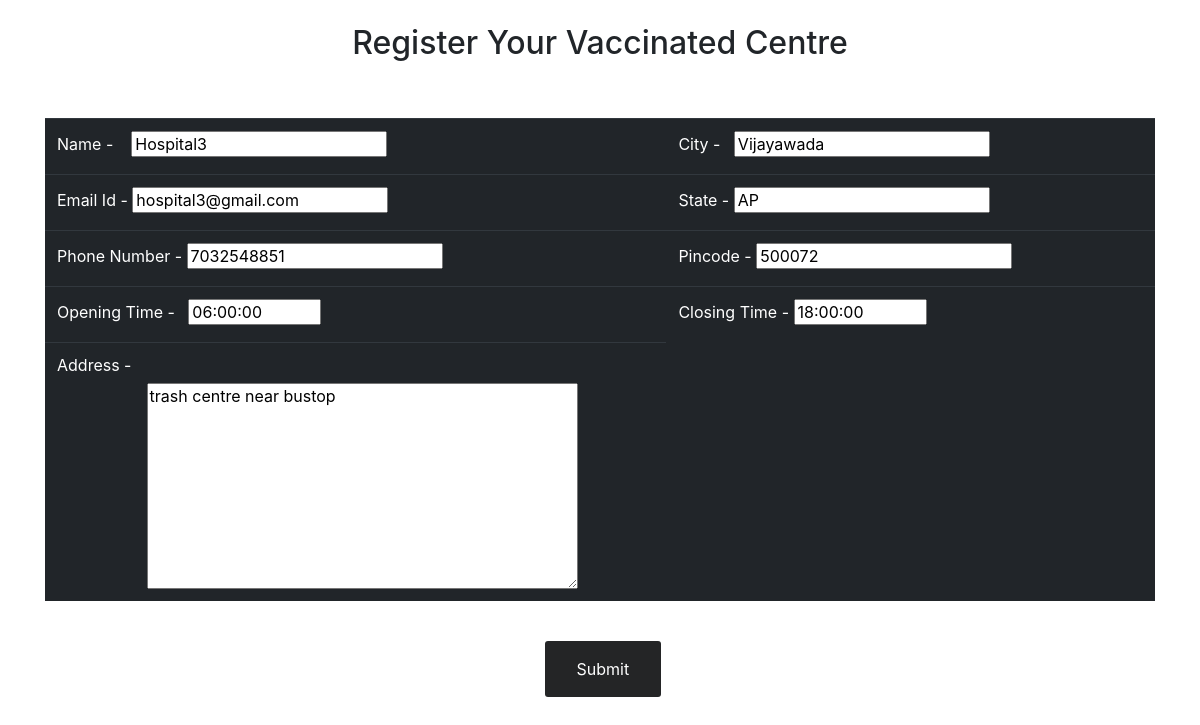
Page /vc/register/7/ on the committed database.
### C19V/models.py (models this page shows, shortened)
class TestCentre(models.Model):
    user = models.OneToOneField(User,on_delete=CASCADE)
    name = models.CharField(max_length=50,null=True)
    email = models.EmailField(max_length=25,null=True)
    phone_no =models.CharField(max_length=10,null=True)
    address = models.TextField(max_length=128,null=True)
    city = models.CharField(max_length=50,null=True)
    state = models.CharField(max_length=50,null=True)
    pincode = models.CharField(max_length=6,null=True)
    active_time_from = models.TimeField(null=True) #From
    active_time_to = models.TimeField(null=True)   #To

### C19V/views.py (the view)
# urls.py: path('vc/register/<str:user>/',views.registerCentre,name='create_centre'),                  # to add details of vaccination centre
def registerCentre(request,user):
    user1 = User.objects.get(id=user)
    centre = models.TestCentre.objects.get(user=user1)
    form = forms.TestCentreForm(instance=centre)
    if request.method == 'POST':
        form = forms.TestCentreForm(request.POST,instance=centre)
        if form.is_valid():
            form.save()
            return redirect('loginvc')
    dic = {'form':form}
    return render(request,'registercentre.html',dic)

### C19V/forms.py
class TestCentreForm(ModelForm):
    class Meta:
        model = models.TestCentre
        fields='__all__'
        labels={
            'phone_no':('Phone Number'),
            'email':('Email ID'),
            'active_time_from':('Active From'),
            'active_time_to':('Active Till')
        }
        widgets={
            'active_time_from': widgets.AdminTimeWidget(),
            'active_time_to': widgets.AdminTimeWidget(),
        }

### C19V/templates/registercentre.html (shortened to what this page needs)
{% load static %}
<link rel="stylesheet-+69" href='{% static "css/registercentre.css" %}'>
<link rel="stylesheet" href="https://maxcdn.bootstrapcdn.com/bootstrap/4.0.0/css/bootstrap.min.css"
>
{% if update %}
    <br><h2 style="text-align:center;">Edit Profile Details</h2><br><br>
{% else %}
    <br><h2 style="text-align:center;">Register Your Vaccinated Centre</h2><br><br>
{% endif %}
<div class="container">
    <form action="" method="POST">
    <table class="table table-dark table-hover">
        <tbody>
            <tr>
                <td><label for="name">Name - &nbsp&nbsp</label>
                {{ form.name }}</td>
                <td><label for="city">City - &nbsp</label>
                    {{ form.city }}</td>
            </tr>
            <tr>
                <td><label for="email">Email Id - </label>
                {{ form.email }}</td>
                <td><label for="state">State - </label>
                    {{ form.state }}</td>
            </tr>
            <tr>
                <td><label for="phone_no">Phone Number - </label>
                {{ form.phone_no }}</td>
                <td><label for="pincode">Pincode - </label>
                    {{ form.pincode }}</td>
            </tr>
            <tr>
                <td>
                    <label for="active_time_from">Opening Time - &nbsp</label>
                    {{ form.active_time_from }}
                </td>
                <td>
                    <label for="active_time_to">Closing Time - </label>
                    {{ form.active_time_to }}
                </td>
            </tr>
            <tr>
                <td><label for="address">Address - &nbsp</label><div style="width:50%;margin-left: 15%;">{{ form.address }}</div></td>
            </tr>
        </tbody>
    </table><br>
    <input style=" background-color: #242526;
      border: none;
      color: white;
      padding: 16px 32px;
      text-decoration: none;
      margin-left: 45%;
      cursor: pointer;border-radius:3px;"type='submit' name='Submit'>
</form>
</div>

### rows in the picture
TestCentre: name "Hospital3", city "Vijayawada", email "hospital3@gmail.com", state "AP", phone_no "7032548851", pincode "500072", active_time_from "06:00:00", active_time_to "18:00:00", address "trash centre near bustop"
